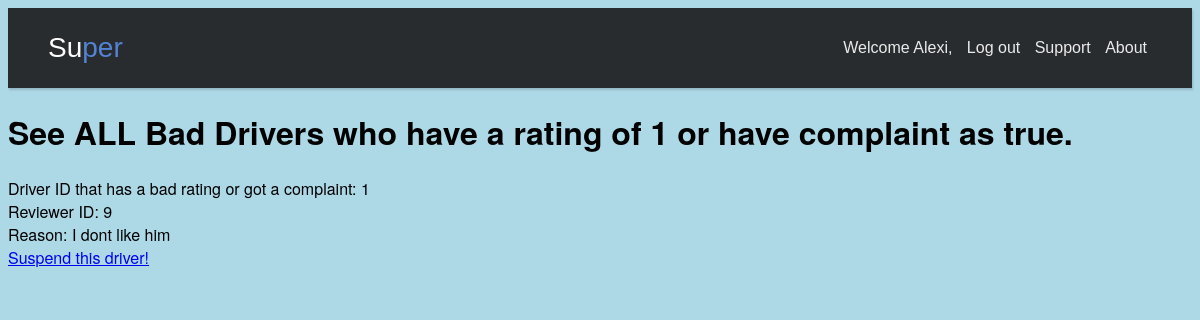
The app's page /suspendUser.php (signed in) with its own data.
### tables this page shows
CREATE TABLE driverreview
(
  Reviewer INT(11) NOT NULL,
  driverID INT(11)NOT NULL,
  stars float (10) NOT NULL ,
  complaint BOOLEAN default FALSE,
  messages varchar(200) DEFAULT NULL,
  PRIMARY KEY (Reviewer,driverID),
  FOREIGN KEY (Reviewer) REFERENCES member(MID)
    ON DELETE CASCADE
    ON UPDATE CASCADE,
  FOREIGN KEY (driverID)REFERENCES member(MID)
    ON DELETE CASCADE
    ON UPDATE CASCADE
);

### suspendUser.php (the view, shortened to what this page needs)
<?php
$servername = "vpc353_2.encs.concordia.ca";
$username = "vpc353_2";
$password = "A5DNm8";
$dbname = "vpc353_2";
$conn = new mysqli($servername, $username, $password, $dbname);
?>
<!DOCTYPE html>
<html>
<head>
</head>
<body>
<header class="header-basic">
    <link rel="stylesheet" type="text/css" href="assets/css/header.css">
    <link rel="stylesheet" type="text/css" href="assets/css/addPost.css"/>
    <div class="header-limiter">
        <h1><a href="index.php">Su<span>per</span></a></h1>
        <nav>
            <?php
            if(isset($_SESSION['user'])){
                echo"
                <a>Welcome ".$_SESSION['userName'].
                    ", </a>
                <a href=\"logout.php?logout=true\">Log out</a>
                ";
            }else{
                echo"
                <a href=\"login.php\">Log in</a>
                ";
            }
            ?>
            <a href="#">Support</a>
            <a href="#">About</a>
        </nav>
    </div>
</header>
<p class="success" style="text-align: center">
<h1>See ALL Bad Drivers who have a rating of 1 or have complaint as true.</h1>
<?php
$sql = "SELECT driverID, Reviewer, messages FROM driverreview d
        where d.stars =1
        OR d.complaint = true";
$result = $conn->query($sql);
if ($result->num_rows > 0) {
    while($row = $result->fetch_assoc()) {
        $DID =  $row["driverID"];
        echo "Driver ID that has a bad rating or got a complaint: " . $row["driverID"]. "<br>";
        echo "Reviewer ID: " . $row["Reviewer"]. "<br>";
        echo "Reason: " . $row["messages"]. "<br>";
        echo '<a href="action_suspend.php?subject='.$DID.'">Suspend this driver!</a><p>';
    }
} else {
    echo "0 results";
}
?>
</body>
</html>

### assets/css/header.css (style rules this page uses)
.header-basic { background-color: #292c2f; box-shadow: 1px 2px 2px rgba(0, 0, 0, 0.15); padding: 20px 40px; height: 80px; box-sizing: border-box; }
.header-basic .header-limiter { max-width: 1200px; text-align: center; margin: 0 auto; }
.header-basic .header-limiter h1 { float: left; font: normal 28px Cookie, Arial, Helvetica, sans-serif; line-height: 40px; margin: 0; }
.header-basic .header-limiter h1 span { color: #5383d3; }
.header-basic .header-limiter a { color: #ffffff; text-decoration: none; }
.header-basic .header-limiter nav { font:16px Arial, Helvetica, sans-serif; line-height: 40px; float: right; }
.header-basic .header-limiter nav a { display: inline-block; padding: 0 5px; text-decoration:none; color: #ffffff; font-size: 16px; opacity: 0.9; }

### assets/css/addPost.css (style rules this page uses)
body { background-color: lightblue; font-family: 'Exo 2', "Helvetica Neue",Helvetica,Arial,sans-serif; }

### records on screen
driverreview: driverID "1", Reviewer "9", messages "I dont like him"

### other values on screen
$_SESSION['userName'] "Alexi"
